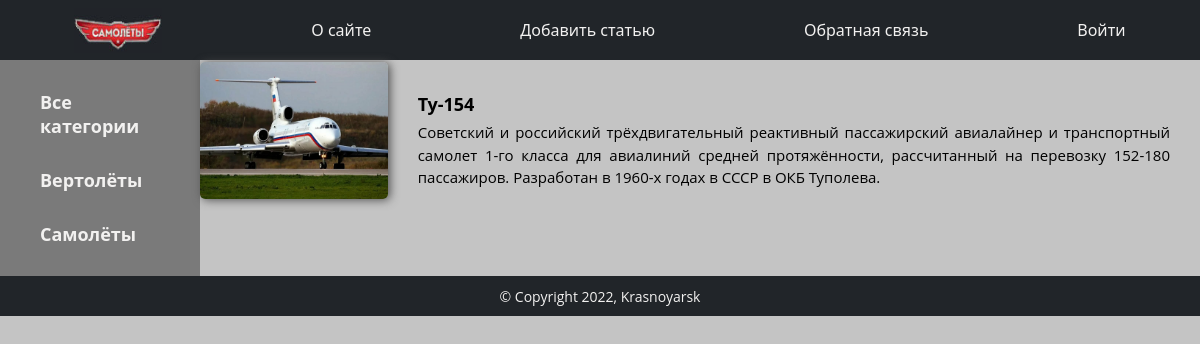
The app's page /post/tu-154/ with its own data.
### airplanes/models.py (models this page shows, shortened)
class Category(models.Model):
    name = models.CharField(max_length=255, db_index=True, verbose_name='Категория')
    slug = models.SlugField(max_length=255, unique=True, db_index=True, verbose_name='Слаг')
    def get_absolute_url(self):
        return reverse('category', kwargs={'cat_id': self.pk})
    class Meta:
        verbose_name = 'Категории'
        verbose_name_plural = 'Категории'
        ordering = ['id']

class Airplane(models.Model):
    title = models.CharField(max_length=255, verbose_name='Заголовок')
    slug = models.SlugField(max_length=255, unique=True, db_index=True, verbose_name='Слаг')
    content = models.TextField(blank=True, verbose_name='Контент')
    time_create = models.DateTimeField(auto_now_add=True, verbose_name='Время создания')
    time_update = models.DateTimeField(auto_now=True, verbose_name='Последнее обновление')
    photo = models.ImageField(upload_to='photos/%Y/%m/%d/', verbose_name='Изображение', null=True)
    is_published = models.BooleanField(default=True, verbose_name='Публикация')
    cat = models.ForeignKey('Category', on_delete=models.PROTECT, verbose_name='Категории')
    class Meta:
        verbose_name = 'Авиация'
        verbose_name_plural = 'Авиация'
        ordering = ['time_create', 'title']

### airplanes/views.py (the view)
# urls.py: path('post/<slug:post_slug>/', show_post, name='post'),
def show_post(request, post_slug):
    posts = get_object_or_404(Airplane, slug=post_slug)
    context = {
        'title': posts.title,
        'post': posts
    }
    return render(request, 'airplanes/show_post.html', context=context)

### airplanes/templatetags/airplane_tags.py (called while the page is built)
@register.simple_tag(name='cats_tag')
def get_categories():
    return Category.objects.all()

@register.simple_tag(name='menu_tag')
def get_menu():
    menu = [{'title': 'О сайте', 'url_name': 'about'},
            {'title': 'Добавить статью', 'url_name': 'add_page'},
            {'title': 'Обратная связь', 'url_name': 'contact'},
            {'title': 'Войти', 'url_name': 'login'}]
    return menu

### airplanes/templates/airplanes/show_post.html
{% extends 'airplanes/base.html' %}
{% block content %}
<div class="block-desc">
    {% if post.photo %}
    <div class="desc-image">
        <img class="desc-img" src="{{ post.photo.url }}">
    </div>
    {% endif %}
    <div class="desc-wrap">
        <h2 class="block-title">{{ post.title }}</h2>
        <p class="block-text">{{ post.content }}</p>
    </div>
</div>
{% endblock content %}

### airplanes/templates/airplanes/base.html (shortened to what this page needs)
{% load static %}
{% load airplane_tags %}
<!DOCTYPE html>
<html lang="ru">
<head>
    <link rel="stylesheet" href="{% static 'airplanes/css/styles.css' %}" type="text/css">
    <link rel="stylesheet" href="{% static 'airplanes/css/reset.css' %}" type="text/css">
</head>
<body>
{% menu_tag as menu %}
{% block mainmenu %}
<header>
    <nav class="nav">
        <div class="nav-list">
            <ul class="nav-items">
                <li class="nav-logo"><a href="{% url 'home' %}">
                    <div class="logo-img"></div>
                </a></li>
                {% for m in menu %}
                <li class="nav-item"><a class="nav-link" href="{% url m.url_name %}">{{ m.title }}</a></li>
                {% endfor %}
            </ul>
        </div>
    </nav>
</header>
<div class="container">
    {% cats_tag as categories %}
    <div class="main-nav">
        <ul class="main-nav-items">
            {% if cat_selected == 0 %}
                <li class="selected">Все категории</li>
            {% else %}
                <li class="main-nav-item"><a class="main-nav-link" href="{% url 'home' %}">Все категории</a></li>
            {% endif %}
            {% for c in categories %}
                {% if cat_selected == c.pk %}
                    <li class="selected">{{ c.name }}</li>
                {% else %}
                    <li class="main-nav-item"><a href='{{ c.get_absolute_url }}' class="main-nav-link">{{ c.name }}</a></li>
                {% endif %}
            {% endfor %}
        </ul>
    </div>
{% endblock mainmenu %}
{% block content %}
{% endblock content %}
</div>
<footer class="footer">
    <p class="footer-text">&copy; Copyright 2022, Krasnoyarsk</p>
</footer>
</body>
</html>

### airplanes/static/airplanes/css/styles.css (style rules this page uses)
body { width: 100%; height: 100%; background-color: rgb(196, 196, 196); font-family: 'Open Sans', sans-serif; }
body a { font-family: 'Noto Sans', sans-serif; font-size: 16px; font-weight: 500; }
.container { display: flex; width: 100%; }
.nav { height: 60px; display: flex; background-color: #212529; }
.nav-list { width: 100%; display: flex; }
.logo-img { width: 88px; height: 60px; background: url('../images/logo/logo.jpg'); background-repeat:no-repeat; background-position: center center; background-size: 90px 45px; }
.nav-items { width: 100%; display: flex; align-items: center; justify-content: space-around; }
.nav-link { color: #f2f1f0; }
.main-nav { width: 50%; background-color: #7a7a7a; display: flex; }
.main-nav-items { width: 60%; text-align: left; margin-left: auto; margin-right: auto; }
.main-nav-item { margin: 30px 0 30px 0; }
.main-nav-link { color: #f2f1f0; font-size: 18px; font-weight: 700; }
.block-desc { margin-top: 2px; display: flex; }
.desc-image { width: 25%; }
.desc-img { border-radius: 5px; box-shadow: 2px 1px 10px #505050; }
.desc-wrap { width: 100%; margin: 30px; }
.block-title { font-size: 18px; font-weight: 700; }
.block-text { width: 100%; margin-top: 5px; font-size: 15px; line-height: 1.5; display: -webkit-box; -webkit-line-clamp: 4; -webkit-box-orient: vertical; overflow: hidden; text-align: justify; }
.footer { height: 40px; background-color: #212529; align-items: center; display: flex; }
.footer-text { color: #f2f1f0; font-size: 14px; margin-left: auto; margin-right: auto; }

### records on screen
Category: name "Вертолёты"
Category: name "Самолёты"
Airplane: photo (picture), title "Ту-154", content "Советский и российский трёхдвигательный реактивный пассажирский авиалайнер и транспортный самолет 1-го класса для авиалиний средней протяжённости, рассчитанный на перевозку 152-180 пассажиров. Разработан в 1960-х годах в СССР в ОКБ Туполева."

### other values on screen
{{ m.title }} "О сайте" "Добавить статью" "Обратная связь" "Войти"
